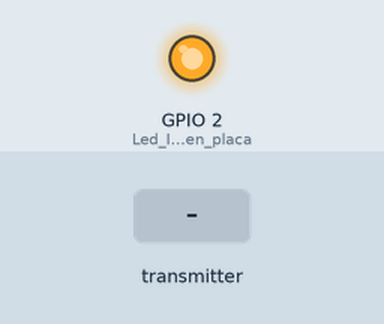
Bench run of a sketch on a simulated ESP8266 (NodeMCU). Parts: output pins drawn as LEDs (lit = HIGH). Dashed ring = blinking. The inputs (shaded band) are chosen by the test bench. Pins used as bus, display or sensor lines are not drawn; what the sketch prints to the serial monitor is not drawn.

Above: at 1.2 s.
1.3 s: the transmitter starts sending Rele1 = 1
At 2.1 s:
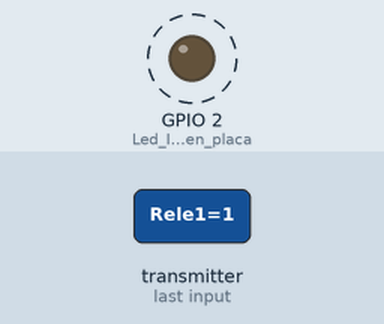
4.3 s: the transmitter starts sending Rele1 = 0
At 5.2 s:
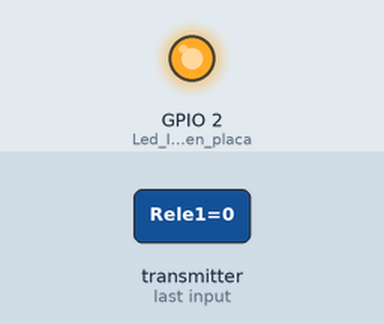
Timing chart, 0 to 7.3 s (numbered marks = the images above; inputs shaded):
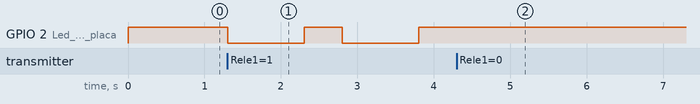

Measured:
- after the input at 1.3 s, GPIO 2 (Led_Integrado_en_placa): alternates HIGH for 0.50 s and LOW for 1.0 s, starting at once
- after the input at 4.3 s, GPIO 2 (Led_Integrado_en_placa): stops changing and stays HIGH

The sketch:

Receptor_ESP-Now_boolean.ino
```cpp
#include <ESP8266WiFi.h>
#include <espnow.h>
bool activaRele1=false;


typedef struct struct_message { // Structure example to receive data
    bool Rele1;
    bool Rele2;
} struct_message;
struct_message myData;// Create a struct_message called myData

// ---------Callback function that will be executed when data is received------------
void OnDataRecv(uint8_t * mac, uint8_t *incomingData, uint8_t len) {
  memcpy(&myData, incomingData, sizeof(myData));
  Serial.print("Bytes received: ");
  Serial.println(len);
  Serial.print("Rele1: ");
  Serial.println(myData.Rele1);
  Serial.print("Rele2: ");
  Serial.println(myData.Rele2);
  Serial.println();
  if (myData.Rele1) activaRele1=true; else activaRele1=false;
}
void setup() {
  // Initialize Serial Monitor
  Serial.begin(115200);
  Serial.print("ESP8266 Board MAC Address:  ");
  Serial.println(WiFi.macAddress());
  pinMode(2, OUTPUT); // Led Integrado en placa.
  pinMode(12, OUTPUT); // D6.
  //pinMode(13, OUTPUT); // D7.
  // Set device as a Wi-Fi Station
  WiFi.mode(WIFI_STA);
  // Init ESP-NOW
  if (esp_now_init() != 0) {
    Serial.println("Error initializing ESP-NOW");
    return;}
  // Once ESPNow is successfully Init, we will register for recv CB to
  // get recv packer info
  esp_now_set_self_role(ESP_NOW_ROLE_SLAVE);
  esp_now_register_recv_cb(OnDataRecv);}

void loop() {
    if (activaRele1){
    Serial.println("TRUE RECIBIDO");
    digitalWrite(2, LOW); // Led Placa
    //digitalWrite(13,LOW); //D7
    digitalWrite(12,LOW); //D6
    delay(1000);
    digitalWrite(2, HIGH); // Led Placa
    //digitalWrite(13,HIGH); //D7
    digitalWrite(12,HIGH); //D6
    activaRele1=false;}

   else{
    Serial.println("FALSE RECIBIDO");
    digitalWrite(2, HIGH); // Led Placa
    //digitalWrite(13,HIGH); //D7
    digitalWrite(12,HIGH);} //D6
}
```
